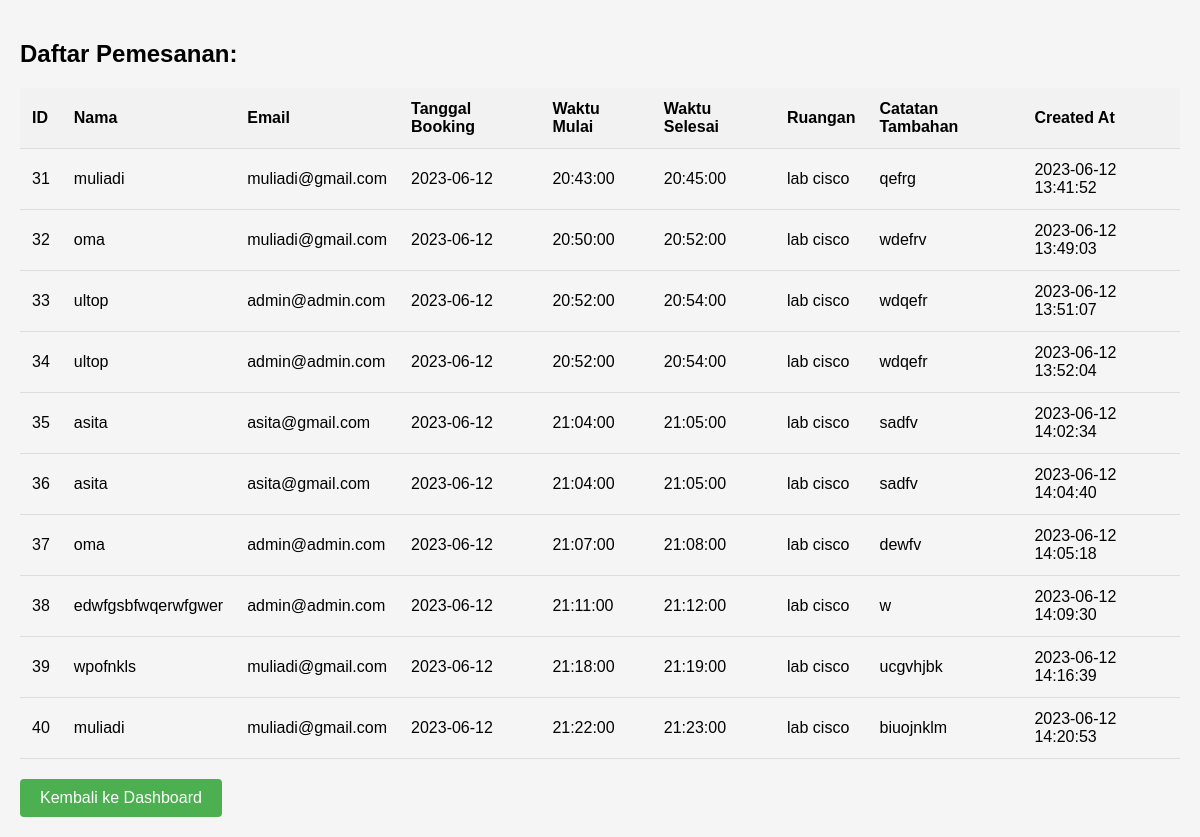
The page /Tbooking.php on the database its author committed.
### tables this page shows
CREATE TABLE `bookings` (
  `id` int(11) NOT NULL,
  `nama` varchar(50) NOT NULL,
  `email` varchar(50) NOT NULL,
  `tanggal_booking` date NOT NULL,
  `waktu_mulai` time NOT NULL,
  `waktu_selesai` time NOT NULL,
  `ruangan` varchar(50) NOT NULL,
  `catatan_tambahan` text DEFAULT NULL,
  `created_at` timestamp NOT NULL DEFAULT current_timestamp(),
  `status` enum('Menunggu','Disetujui','Ditolak') DEFAULT 'Menunggu'
);

### Tbooking.php (the view, shortened to what this page needs)
<!DOCTYPE html>
<html>
<head>
</head>
<body>
    <?php
    require_once ('config.php');
    $sql = "SELECT * FROM bookings";
    $result = $conn->query($sql);
    if ($result->num_rows > 0) {
        echo "<h2>Daftar Pemesanan:</h2>";
        echo "<table>";
        echo "<tr><th>ID</th><th>Nama</th><th>Email</th><th>Tanggal Booking</th><th>Waktu Mulai</th><th>Waktu Selesai</th><th>Ruangan</th><th>Catatan Tambahan</th><th>Created At</th></tr>";
        while ($row = $result->fetch_assoc()) {
            echo "<tr>";
            echo "<td>" . $row["id"] . "</td>";
            echo "<td>" . $row["nama"] . "</td>";
            echo "<td>" . $row["email"] . "</td>";
            echo "<td>" . $row["tanggal_booking"] . "</td>";
            echo "<td>" . $row["waktu_mulai"] . "</td>";
            echo "<td>" . $row["waktu_selesai"] . "</td>";
            echo "<td>" . $row["ruangan"] . "</td>";
            echo "<td>" . $row["catatan_tambahan"] . "</td>";
            echo "<td>" . $row["created_at"] . "</td>";
            echo "</tr>";
        }
        echo "</table>";
    } else {
        echo "<p class='no-booking-message'>Belum ada data pemesanan.</p>";
    }
    ?>
    <div class="back-button">
        <a href="index1.php">Kembali ke Dashboard</a>
    </div>
</body>
</html>

### Tbooking.php (style rules this page uses)
body { font-family: Arial, sans-serif; background-color: #f5f5f5; margin: 0; padding: 20px; }
table { width: 100%; border-collapse: collapse; margin-top: 20px; }
th, td { padding: 12px; text-align: left; border-bottom: 1px solid #ddd; }
th { background-color: #f2f2f2; font-weight: bold; }
h2 { margin-top: 20px; }
.back-button { margin-top: 20px; }
.back-button a { display: inline-block; background-color: #4caf50; color: white; padding: 10px 20px; text-decoration: none; border-radius: 4px; transition: background-color 0.3s; }

### rows shown on the page
bookings: id "31", nama "muliadi", email "muliadi@gmail.com", tanggal_booking "2023-06-12", waktu_mulai "20:43:00", waktu_selesai "20:45:00", ruangan "lab cisco", catatan_tambahan "qefrg", created_at "2023-06-12 13:41:52"
bookings: id "32", nama "oma", email "muliadi@gmail.com", tanggal_booking "2023-06-12", waktu_mulai "20:50:00", waktu_selesai "20:52:00", ruangan "lab cisco", catatan_tambahan "wdefrv", created_at "2023-06-12 13:49:03"
bookings: id "33", nama "ultop", email "admin@admin.com", tanggal_booking "2023-06-12", waktu_mulai "20:52:00", waktu_selesai "20:54:00", ruangan "lab cisco", catatan_tambahan "wdqefr", created_at "2023-06-12 13:51:07"
bookings: id "34", nama "ultop", email "admin@admin.com", tanggal_booking "2023-06-12", waktu_mulai "20:52:00", waktu_selesai "20:54:00", ruangan "lab cisco", catatan_tambahan "wdqefr", created_at "2023-06-12 13:52:04"
bookings: id "35", nama "asita", email "asita@gmail.com", tanggal_booking "2023-06-12", waktu_mulai "21:04:00", waktu_selesai "21:05:00", ruangan "lab cisco", catatan_tambahan "sadfv", created_at "2023-06-12 14:02:34"
bookings: id "36", nama "asita", email "asita@gmail.com", tanggal_booking "2023-06-12", waktu_mulai "21:04:00", waktu_selesai "21:05:00", ruangan "lab cisco", catatan_tambahan "sadfv", created_at "2023-06-12 14:04:40"
bookings: id "37", nama "oma", email "admin@admin.com", tanggal_booking "2023-06-12", waktu_mulai "21:07:00", waktu_selesai "21:08:00", ruangan "lab cisco", catatan_tambahan "dewfv", created_at "2023-06-12 14:05:18"
bookings: id "38", nama "edwfgsbfwqerwfgwer", email "admin@admin.com", tanggal_booking "2023-06-12", waktu_mulai "21:11:00", waktu_selesai "21:12:00", ruangan "lab cisco", catatan_tambahan "w", created_at "2023-06-12 14:09:30"
bookings: id "39", nama "wpofnkls", email "muliadi@gmail.com", tanggal_booking "2023-06-12", waktu_mulai "21:18:00", waktu_selesai "21:19:00", ruangan "lab cisco", catatan_tambahan "ucgvhjbk", created_at "2023-06-12 14:16:39"
bookings: id "40", nama "muliadi", email "muliadi@gmail.com", tanggal_booking "2023-06-12", waktu_mulai "21:22:00", waktu_selesai "21:23:00", ruangan "lab cisco", catatan_tambahan "biuojnklm", created_at "2023-06-12 14:20:53"
